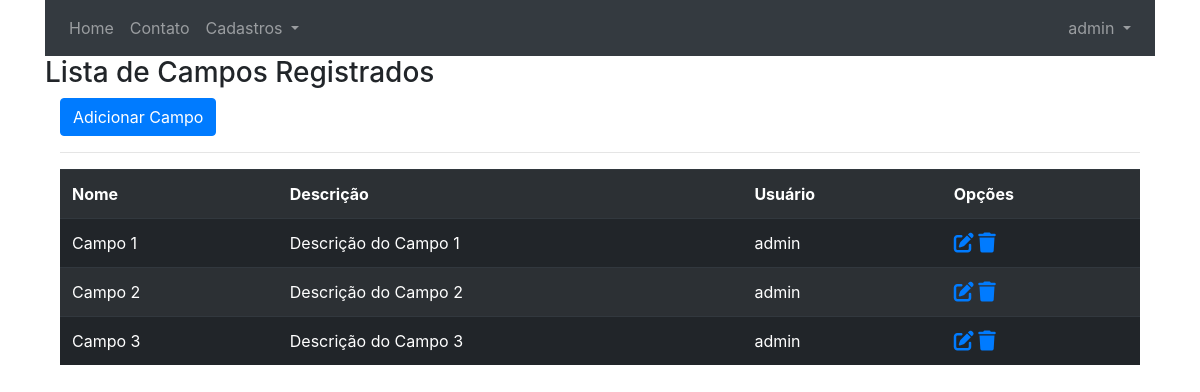
The page /listar/campos/ (signed in) on the database its author committed.
### cadastros/models.py (models this page shows, shortened)
class Campo(models.Model):
    nome = models.CharField(max_length=50)
    descricao = models.CharField(max_length=150, verbose_name="Descrição")
    usuario = models.ForeignKey(User, on_delete=models.PROTECT)
    class Meta:
        verbose_name = 'Campo'
        verbose_name_plural = 'Campos'

### cadastros/views.py (the view)
# urls.py: path('listar/campos/', CampoList.as_view(), name='listar-campos'),
class CampoList(LoginRequiredMixin, ListView):
    login_url = reverse_lazy('login')
    model = Campo
    template_name = 'cadastros/listas/campo.html'
    def get_queryset(self):
        self.object_list = Campo.objects.filter(usuario=self.request.user)
        return self.object_list

### cadastros/templates/cadastros/listas/campo.html
{% extends 'core/base.html' %}
{% load static %}
{% block content %}
    <h3>Lista de Campos Registrados</h3>
    <div class="container">
        <a class="btn btn-primary" href="{% url 'cadastrar-campo' %}">Adicionar Campo</a>
        <hr>
        <div class="table-responsive">
            <table class="table table-striped table-striped-dark table-dark">
                <tr>
                    <th>Nome</th>
                    <th>Descrição</th>
                    <th>Usuário</th>
                    <th>Opções</th>
                </tr>
                {% for campo in object_list  %}
                    <tr>
                        <td>{{ campo.nome }}</td>
                        <td>{{ campo.descricao }}</td>
                        <td>{{ campo.usuario }}</td>
                        <td>
                            <a href="{% url 'editar-campo' campo.pk %}"><i class="fas fa-edit  fa-lg"></i></a>
                            <a href="{% url 'excluir-campo' campo.pk %}"><i class="fas fa-trash fa-lg"></i></a>
                        </td>
                {% empty %}
                        <td colspan="3">Nenhum Registro encontrado</td>
                    </tr>
                {% endfor %}
            </table>
        </div>
    </div>
{% endblock %}

### core/templates/core/base.html (shortened to what this page needs)
{% load static %}
<!DOCTYPE html>
<html lang="pt-BR">
<head>
  <link rel="stylesheet" href="https://cdn.jsdelivr.net/npm/bootstrap@4.0.0/dist/css/bootstrap.min.css"
>
  <link rel="stylesheet" href="https://cdnjs.cloudflare.com/ajax/libs/font-awesome/6.4.0/css/all.min.css"
 />
  <link href="https://cdn.datatables.net/v/bs4/dt-1.13.4/datatables.min.css" rel="stylesheet" />
</head>
<body>
  <div class="container">
    {% block menu %}
    <nav class="navbar navbar-expand-lg navbar-dark bg-dark">
      <div class="collapse navbar-collapse" id="navbarSupportedContent">
        <ul class="navbar-nav mr-auto">
          <li class="nav-item">
            <a class="nav-link" href="{% url 'index' %}">Home</a>
          </li>
          <li class="nav-item">
            <a class="nav-link" href="{% url 'contato' %}">Contato</a>
          </li>
          {% if request.user.is_authenticated %}
          <li class="nav-item dropdown">
            <a class="nav-link dropdown-toggle" href="#" id="navbarDropdown" role="button" data-toggle="dropdown"
              aria-haspopup="true" aria-expanded="false">
              Cadastros
            </a>
          </li>
          {% endif %}
        </ul>
        {% if request.user.is_authenticated %}
        <ul class="navbar-nav ml-auto">
          <li class="nav-item dropdown">
            <a class="nav-link dropdown-toggle" href="#" id="navbarDropdown" role="button" data-toggle="dropdown"
              aria-haspopup="true" aria-expanded="false">
              {% if request.user.first_name %}
              Olá, {{ request.user.first_name }}
              {% else %}
              {{ request.user }}
              {% endif %}
            </a>
          </li>
        </ul>
        {% endif %}
      </div>
    </nav>
    {% endblock %}
    {% block content %}
    {% endblock %}
  </div>
</body>
</html>

### rows shown on the page
Campo: nome "Campo 1", descricao "Descrição do Campo 1", usuario "admin"
Campo: nome "Campo 2", descricao "Descrição do Campo 2", usuario "admin"
Campo: nome "Campo 3", descricao "Descrição do Campo 3", usuario "admin"

### other values the page prints
{{ request.user }} "admin"
